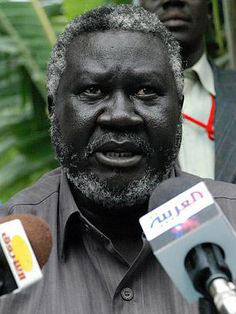
#> input picture img1.png, 236 x 314 px
$ python -i diff.py   (imports and definitions only)
#> lines starting #> are read from the running program, lines starting #| are printed output that depends on the picture
#> further down, picture is the input picture: PIL image 236x314 RGB; mean R, G, B 92.5, 98.3, 90.3
#!/usr/bin/env python

import sys
import random
from PIL import Image as Im
import math
from time import time
import argparse

parser = argparse.ArgumentParser()
# [11 lines not run here, left out]

startTime = time()

# [3 lines not run here, left out]
# [1 line that did not run here, left out]

# [1 line that did not run here, left out]

def print_output(i_str, i_args=()):
    print(i_str % i_args)
    sys.stdout.flush()


def get_filtered_image(i_input, i_filter='greyscale', i_arg=None):
#> called with i_filter = 'greyscale'
    in_w, in_h = i_input.size[:2]
#> in_w = 236; in_h = 314
    img2 = Im.new('RGB', (in_w, in_h))
#> img2: PIL image 236x314 RGB; every value is 0
    im2p = img2.load()

    for loop_y in range(0, in_h):
        for loop_x in range(0, in_w):
            r, g, b = i_input.getpixel((loop_x, loop_y))
            g = int(math.ceil((0.2126 * r) + (0.7152 * g) + (0.0722 * b)))
            v_tuple = (r, g, b)

            if i_filter == 'none':
                v_tuple = r, g, b
            elif i_filter == 'greyscale':
                v_tuple = filter_greyscale(r, g, b)
            elif i_filter == 'invert':
                v_tuple = filter_invert(r, g, b)
            elif i_filter == 'noise':
                v_tuple = filter_random_noise(r, g, b, i_arg)
            elif i_filter == 'blur':
                v_tuple = filter_blur(loop_x, loop_y, i_input, i_arg)
            else:
                print_output("Image filter %s is not present", (i_filter,))
                exit(1)

            im2p[loop_x, loop_y] = v_tuple

    return img2.convert('RGB')
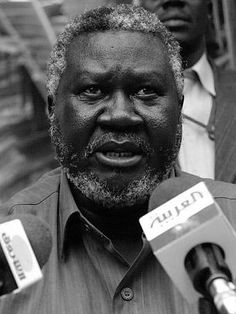
#> returned value: PIL image 236x314 RGB; min 0, max 255, mean 96


# [11 lines left out: function get_output_pixel, not called in this run]


def filter_greyscale(r, g, b):
    g = int(math.ceil((0.2126 * r) + (0.7152 * g) + (0.0722 * b)))
    return g, g, g


# [81 lines left out: functions filter_invert, filter_random_noise, filter_blur, diff_colors, diff_colors_hsl, diff_colors_rgb and 1 more, not called in this run]


def is_in_range(i_a, a_d, i_b):
    return 0 <= i_a + a_d < i_b


# [33 lines left out: functions add_nearby_to_group, get_circle_points, not called in this run]


def set_alpha(color, i_alpha):
    r, g, b = color
    return r, g, b, i_alpha


f_ix = 0
# [1 line that did not run here, left out]
# [5 lines not run here, left out]

# [1 line that did not run here, left out]
# [1 line not run here, left out]

dI = 0
counter = 0
# [7 lines not run here, left out]

# [1 line that did not run here, left out]
# [1 line that did not run here, left out]

# [46 lines not run here, left out]

# [1 line that did not run here, left out]

# [7 lines not run here, left out]

>>> from PIL import Image
>>> picture = Image.open('img1.png')
>>> result = get_filtered_image(picture)

$ run again, on blackwhite.png
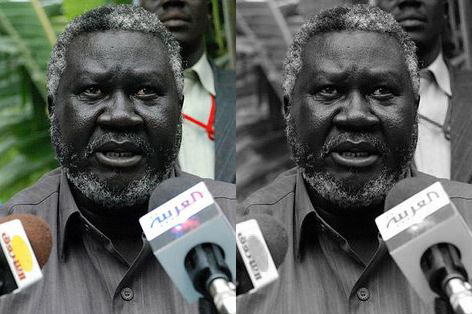
#> input picture blackwhite.png, 472 x 314 px
#> picture is the input picture: PIL image 472x314 RGB; mean R, G, B 93, 95.9, 91.9
#> img2: PIL image 472x314 RGB; every value is 0
#> in get_filtered_image, `return img2.convert('RGB')`:
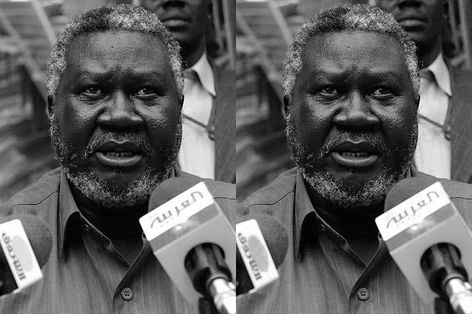
#> returned value: PIL image 472x314 RGB; min 0, max 255, mean 94.8
